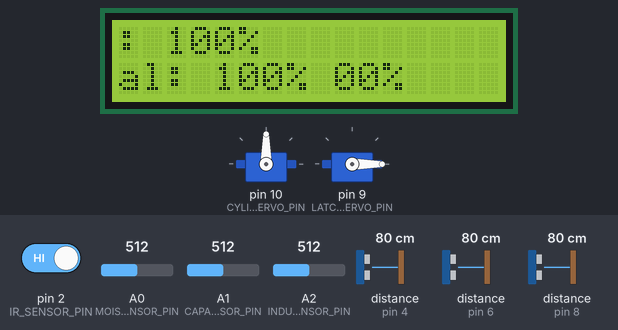
Bench run of a program on a simulated Arduino Uno, built with avr-gcc and run on an emulated ATmega328P. Shown: 2 × servo, 16×2 character LCD. Wiring (inferred from the names in the program): 3 × ultrasonic range finder: trigger pin 3, echo pin 4 / trigger pin 5, echo pin 6 / trigger pin 7, echo pin 8. The test bench sets the inputs (shaded band); at power-on: pin 2 (IR_SENSOR_PIN) HIGH, A0 (MOISTURE_SENSOR_PIN) = 512, distance to the obstacle (sensors on pin 4, pin 6, pin 8) 80 cm, A1 (CAPACITIVE_SENSOR_PIN) = 512, A2 (INDUCTIVE_SENSOR_PIN) = 512. The echo pulse lasts 58.3 µs per cm; what the program prints to the serial monitor is not drawn.

Above: at 1.7 s.
1.8 s: pin 2 (IR_SENSOR_PIN) driven LOW
At 7.2 s:
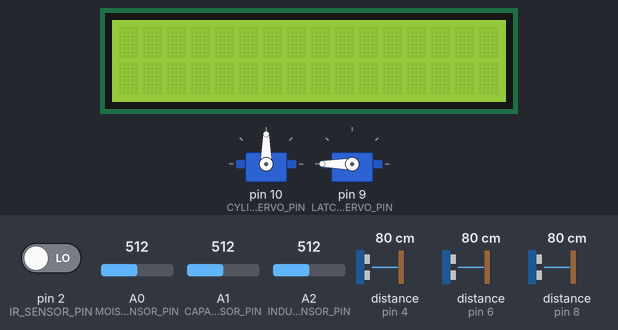
7.6 s: A0 (MOISTURE_SENSOR_PIN) set to 485
At 18.3 s:
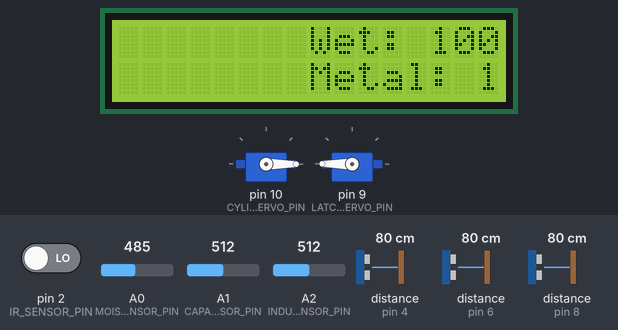
18.6 s: distance to the obstacle (sensor on pin 4) set to 2 cm
At 22.01 s:
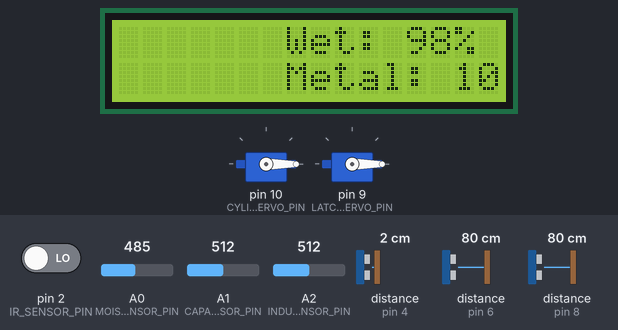
24.4 s: distance to the obstacle (sensor on pin 6) set to 60 cm
35.2 s: distance to the obstacle (sensor on pin 6) set to 2 cm
At 43.3 s:
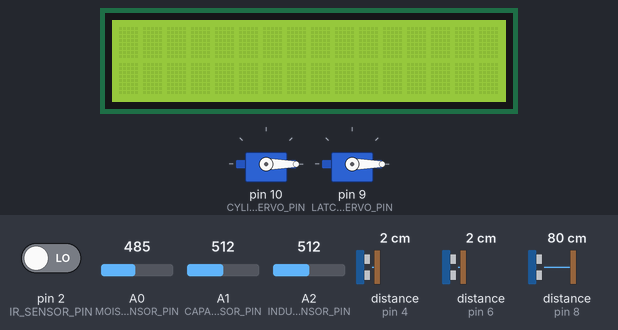
43.5 s: distance to the obstacle (sensor on pin 8) set to 60 cm
Timing chart, 0 to 51.1 s (numbered marks = the images above; inputs shaded):
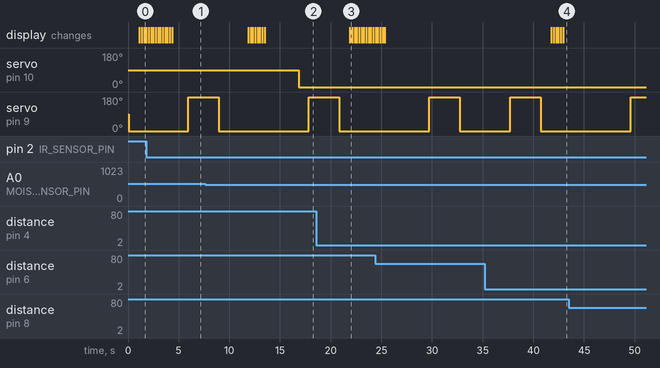

The program:

main.cpp
```cpp
#include <Arduino.h>
#include <Servo.h>
#include <Wire.h>
#include <LiquidCrystal_I2C.h>
#include <SoftwareSerial.h>


// Define sensor pins
#define IR_SENSOR_PIN 2
#define MOISTURE_SENSOR_PIN A0
#define CAPACITIVE_SENSOR_PIN A1
#define INDUCTIVE_SENSOR_PIN A2
#define ULTRASONIC_WET_PIN_TRIG 3
#define ULTRASONIC_WET_PIN_ECHO 4
#define ULTRASONIC_NONMETAL_PIN_TRIG 5
#define ULTRASONIC_NONMETAL_PIN_ECHO 6
#define ULTRASONIC_METAL_PIN_TRIG 7
#define ULTRASONIC_METAL_PIN_ECHO 8
#define LATCH_SERVO_PIN 9
#define CYLINDER_SERVO_PIN 10
#define BT_RX_PIN 11  // Connect Bluetooth RX to pin 11
#define BT_TX_PIN 12  // Connect Bluetooth TX to pin 12

SoftwareSerial bluetoothSerial(BT_RX_PIN, BT_TX_PIN);
// Define servo motor angles
#define ANGLE_WET 0
#define ANGLE_NONMETAL 90
#define ANGLE_METAL 180

// Defining servo motors
Servo cylinderServo;
Servo latchServo;

// Define LCD module parameters
#define LCD_ADDRESS 0x27
#define LCD_COLUMNS 16
#define LCD_ROWS 2
LiquidCrystal_I2C lcd(LCD_ADDRESS, LCD_COLUMNS, LCD_ROWS);

// Define ultrasonic sensor variables
#define MAX_DISTANCE 200 // Maximum distance we want to ping for (in centimeters)
#define TIMEOUT_US 5000   // Timeout in microseconds

// Define maximum and minimum distances for each compartment
#define WET_MAX_DISTANCE 40 // Updated maximum distance for wet waste compartment
#define WET_MIN_DISTANCE 0  // Minimum distance for wet waste compartment
#define NONMETAL_MAX_DISTANCE 40 // Updated maximum distance for non-metal waste compartment
#define NONMETAL_MIN_DISTANCE 0  // Minimum distance for non-metal waste compartment
#define METAL_MAX_DISTANCE 40 // Updated maximum distance for metal waste compartment
#define METAL_MIN_DISTANCE 0  // Minimum distance for metal waste compartment

// Ethernet shield MAC address
/*byte mac[] = {0xDE, 0xAD, 0xBE, 0xEF, 0xFE, 0xED};

// IP address of your Express.js server
IPAddress server(192, 168, 1, 5);
*/
//DEFINE FUNCTIONS

int mapToPercentage(long value, long max, long min) {
  return map(value, min, max, 100, 0);
}

unsigned long lastScrollTime = 0;
unsigned long scrollInterval = 200;  // Adjust the interval based on your desired scrolling speed


void scrollDisplay() {
  // Scroll the lines to the left
  for (int i = 0; i < LCD_COLUMNS; i++) {
    lcd.scrollDisplayLeft();
    delay(230);  // Adjust the delay to control scrolling speed
  }
}

void openLatch() {
  latchServo.write(180); // Assuming 180 is open position
  delay(1000); // Wait for the latch to open
}

void closeLatch() {
  latchServo.write(0); // Assuming 0 is closed position
  delay(1000); // Wait for the latch to close
}

void sortWetWaste() {
  cylinderServo.write(ANGLE_WET);
  delay(1000); // Wait for the servo to move to position
  openLatch();
  delay(2000); // Wait for the waste to go into the compartment
  closeLatch();
}

void sortNonMetalWaste() {
  cylinderServo.write(ANGLE_NONMETAL);
  delay(1000); // Wait for the servo to move to position
  openLatch();
  delay(2000); // Wait for the waste to go into the compartment
  closeLatch();
}

void sortMetalWaste() {
  cylinderServo.write(ANGLE_METAL);
  delay(1000); // Wait for the servo to move to position
  openLatch();
  delay(2000); // Wait for the waste to go into the compartment
  closeLatch();
}

void sendNonMetalPercentage(int percentage) {
  bluetoothSerial.print("NonMetalPercentage:");
  bluetoothSerial.println(percentage);
}

long readUltrasonicSensor(int trigPin, int echoPin) {
  // Send one pulse to the Trig pin
  digitalWrite(trigPin, LOW);
  delayMicroseconds(2);
  digitalWrite(trigPin, HIGH);
  delayMicroseconds(10);
  digitalWrite(trigPin, LOW);

  // Read the echo pulse
  long duration = pulseIn(echoPin, HIGH, TIMEOUT_US);

  // Calculate distance in cm
  long distance = duration * 0.034 / 2;

  return distance;
}


void setup() {
  // Initialize servo motors
  cylinderServo.attach(CYLINDER_SERVO_PIN);
  latchServo.attach(LATCH_SERVO_PIN);

  // Initialize sensor pins
  pinMode(IR_SENSOR_PIN, INPUT);
  pinMode(MOISTURE_SENSOR_PIN, INPUT);
  pinMode(CAPACITIVE_SENSOR_PIN, INPUT);
  pinMode(INDUCTIVE_SENSOR_PIN, INPUT);

  //initialize ultrasonic pins
  pinMode(ULTRASONIC_WET_PIN_TRIG, OUTPUT);
  pinMode(ULTRASONIC_WET_PIN_ECHO, INPUT);
  pinMode(ULTRASONIC_NONMETAL_PIN_TRIG, OUTPUT);
  pinMode(ULTRASONIC_NONMETAL_PIN_ECHO, INPUT);
  pinMode(ULTRASONIC_METAL_PIN_TRIG, OUTPUT);
  pinMode(ULTRASONIC_METAL_PIN_ECHO, INPUT);

  // Initialize LCD module
  lcd.init();
  lcd.backlight();

  // Initialize serial communication
  bluetoothSerial.begin(9600);
  Serial.begin(9600);
}

void sendBluetoothData(const char* sensorType, int percentage) {
  // Send data over Bluetooth to the paired device
  bluetoothSerial.print(sensorType);
  bluetoothSerial.print(":");
  bluetoothSerial.println(percentage);
}


void loop() {
  // Read sensor values
  int irValue = digitalRead(IR_SENSOR_PIN);
  int moistureValue = analogRead(MOISTURE_SENSOR_PIN);
  int capacitiveValue = analogRead(CAPACITIVE_SENSOR_PIN);
  int inductiveValue = analogRead(INDUCTIVE_SENSOR_PIN);

  // Check if an object is detected by the IR sensor
  if (irValue == LOW) {
      // Sort the waste based on sensor readings

      if (moistureValue < 500) {
          delay(3000);
          sortWetWaste();
      } else if (capacitiveValue > 550 && inductiveValue < 350) {
          sortMetalWaste();
          Serial.println("it is metal");
          delay(1000);
      } else {  // Corrected the syntax here
          sortNonMetalWaste();
      }
  } else {
      // If no object is detected, do not move the latch servo
      closeLatch(); // Ensure the latch is closed
  }

  // Read ultrasonic sensor distances
  long wetDistance = readUltrasonicSensor(ULTRASONIC_WET_PIN_TRIG, ULTRASONIC_WET_PIN_ECHO);
  long nonMetalDistance = readUltrasonicSensor(ULTRASONIC_NONMETAL_PIN_TRIG, ULTRASONIC_NONMETAL_PIN_ECHO);
  long metalDistance = readUltrasonicSensor(ULTRASONIC_METAL_PIN_TRIG, ULTRASONIC_METAL_PIN_ECHO);

  // Convert distances to percentage values
  if (wetDistance >= 45 || nonMetalDistance >= 45 || metalDistance >= 45) {
    Serial.println("No object detected");
  } else {
    // Convert distances to percentage values
    int wetPercentage = mapToPercentage(wetDistance, WET_MAX_DISTANCE, WET_MIN_DISTANCE);
    int nonMetalPercentage = mapToPercentage(nonMetalDistance, NONMETAL_MAX_DISTANCE, NONMETAL_MIN_DISTANCE);
    int metalPercentage = mapToPercentage(metalDistance, METAL_MAX_DISTANCE, METAL_MIN_DISTANCE);


  // Display trash levels on LCD
  // Scroll the text to the left
  String line1 = "Wet: " + String(wetPercentage) + "% ";
  String line3 = "Metal: " + String(metalPercentage) + "% ";
  String line2 = "Non-Metal: " + String(nonMetalPercentage) + "% ";


  lcd.setCursor(0, 0);
  lcd.print(line1);
  lcd.setCursor(0, 1);
  lcd.print(line2);
  lcd.setCursor(0, 2);
  lcd.print(line3);

  // Check if it's time to scroll
  if (millis() - lastScrollTime >= scrollInterval) {
    scrollDisplay();
    lastScrollTime = millis();  // Reset the timer
  }
  sendNonMetalPercentage(nonMetalPercentage);


  Serial.print("Ir value:");
  Serial.println(irValue);
  Serial.print("Moisture: ");
  Serial.println(moistureValue);
  Serial.print("Capacitive: ");
  Serial.println(capacitiveValue);
  Serial.print("Inductive: ");
  Serial.println(inductiveValue);

  // Print ultrasonic sensor percentage waste levels
  Serial.print("Ultrasonic Wet: ");
  Serial.print(wetPercentage);
  Serial.println("%");

  Serial.print("Ultrasonic Non-Metal: ");
  Serial.print(nonMetalPercentage);
  Serial.println("%");

  Serial.print("Ultrasonic Metal: ");
  Serial.print(metalPercentage);
  Serial.println("%");

  sendBluetoothData("wet", wetPercentage);
  sendBluetoothData("nonMetal", nonMetalPercentage);
  sendBluetoothData("metal", metalPercentage);

  delay(10);

  }

}
//YESS ANOTHER ONE
```

Measured:
- the behaviour switches between 500 and 499 on A0 (MOISTURE_SENSOR_PIN) (found by bisection; images 1 and 2)
- after the input at 1.8 s, servo on pin 9 (LATCH_SERVO_PIN): 0° → 180° after 4.2 s
- after the input at 7.6 s, servo on pin 10 (CYLINDER_SERVO_PIN): 90° → 0° after 9.2 s
- after the input at 35.2 s, the display: first changes after 6.6 s (image 4 shows a later state)
